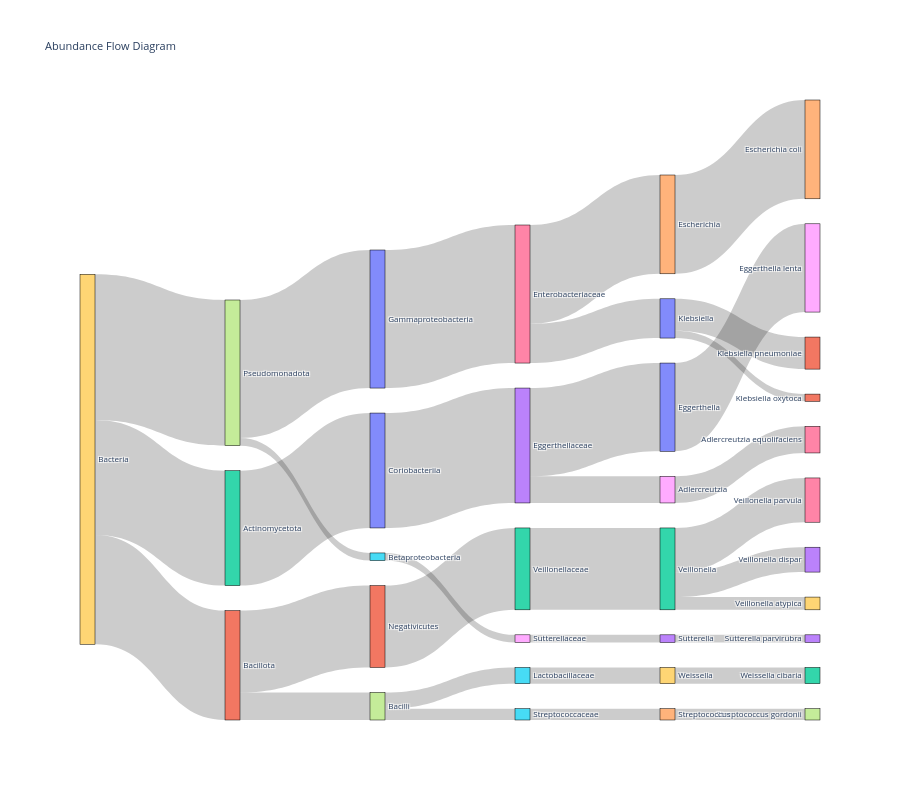

Notebook code for this chart:
### Code cell
operon_abd_data_UC = mds.filter.obs(pl.col("disease_group") == "UC").groupby.var(["pfam_domain","species"]).agg("sum").groupby.var(["species"]).agg("median")
operon_abd_data_UC.pl.sankey(
   hierarchy_cols=["domain","phylum","class","family","genus", "species"], min_abundance=0.5
)

### Figure 1 — Plotly figure (JSON) as saved in the notebook; plotly's stock layout.template omitted (floating-point values rounded to 4 significant figures)
{"data": [{"link": {"hovertemplate": "Flow from %{source.label} to %{target.label}: %{value:.2e}<extra></extra>", "source": [19, 12, 10, 23, 20, 19, 31, 7, 5, 9, 31, 21, 22, 32, 23, 8, 19, 27, 0, 6, 30, 32, 7, 25, 24, 27, 15, 28, 13, 30, 32, 6, 4], "target": [12, 10, 23, 20, 18, 31, 7, 5, 9, 2, 21, 22, 32, 33, 8, 26, 27, 0, 6, 30, 1, 16, 25, 24, 17, 15, 28, 13, 3, 11, 29, 4, 14], "value": [8.446, 8.446, 8.446, 6.488, 6.488, 8.041, 2.024, 1.191, 1.191, 1.191, 6.017, 6.017, 6.017, 1.828, 1.958, 1.958, 10.71, 10.15, 10.15, 2.885, 2.355, 3.253, 0.8332, 0.8332, 0.8332, 0.5618, 0.5618, 0.5618, 0.5618, 0.5302, 0.9365, 7.262, 7.262]}, "node": {"label": ["Gammaproteobacteria", "Klebsiella pneumoniae", "Weissella cibaria", "Sutterella parvirubra", "Escherichia", "Lactobacillaceae", "Enterobacteriaceae", "Bacilli", "Adlercreutzia", "Weissella", "Coriobacteriia", "Klebsiella oxytoca", "Actinomycetota", "Sutterella", "Escherichia coli", "Betaproteobacteria", "Veillonella parvula", "Streptococcus gordonii", "Eggerthella lenta", "Bacteria", "Eggerthella", "Negativicutes", "Veillonellaceae", "Eggerthellaceae", "Streptococcus", "Streptococcaceae", "Adlercreutzia equolifaciens", "Pseudomonadota", "Sutterellaceae", "Veillonella atypica", "Klebsiella", "Bacillota", "Veillonella", "Veillonella dispar"], "line": {"color": "black", "width": 0.5}, "pad": 25, "thickness": 15}, "type": "sankey"}], "layout": {"font": {"size": 8}, "height": 800, "title": {"text": "Abundance Flow Diagram"}}}
